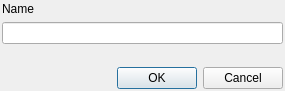
<?xml version="1.0" encoding="UTF-8"?>
<ui version="4.0">
 <class>NameDialog</class>
 <widget class="QDialog" name="NameDialog">
  <property name="geometry">
   <rect>
    <x>0</x>
    <y>0</y>
    <width>285</width>
    <height>91</height>
   </rect>
  </property>
  <property name="windowTitle">
   <string>Dialog</string>
  </property>
  <layout class="QVBoxLayout" name="verticalLayout_2">
   <property name="spacing">
    <number>2</number>
   </property>
   <property name="leftMargin">
    <number>2</number>
   </property>
   <property name="topMargin">
    <number>2</number>
   </property>
   <property name="rightMargin">
    <number>2</number>
   </property>
   <property name="bottomMargin">
    <number>2</number>
   </property>
   <item>
    <layout class="QVBoxLayout" name="verticalLayout">
     <property name="spacing">
      <number>6</number>
     </property>
     <item>
      <widget class="QLabel" name="nameLabel">
       <property name="text">
        <string>Name</string>
       </property>
      </widget>
     </item>
     <item>
      <widget class="QLineEdit" name="nameLineEdit"/>
     </item>
     <item>
      <spacer name="verticalSpacer">
       <property name="orientation">
        <enum>Qt::Vertical</enum>
       </property>
       <property name="sizeHint" stdset="0">
        <size>
         <width>20</width>
         <height>40</height>
        </size>
       </property>
      </spacer>
     </item>
     <item>
      <widget class="QDialogButtonBox" name="okCancelButtonBox">
       <property name="orientation">
        <enum>Qt::Horizontal</enum>
       </property>
       <property name="standardButtons">
        <set>QDialogButtonBox::Cancel|QDialogButtonBox::Ok</set>
       </property>
      </widget>
     </item>
    </layout>
   </item>
  </layout>
 </widget>
 <resources/>
 <connections>
  <connection>
   <sender>okCancelButtonBox</sender>
   <signal>accepted()</signal>
   <receiver>NameDialog</receiver>
   <slot>accept()</slot>
   <hints>
    <hint type="sourcelabel">
     <x>248</x>
     <y>254</y>
    </hint>
    <hint type="destinationlabel">
     <x>157</x>
     <y>274</y>
    </hint>
   </hints>
  </connection>
  <connection>
   <sender>okCancelButtonBox</sender>
   <signal>rejected()</signal>
   <receiver>NameDialog</receiver>
   <slot>reject()</slot>
   <hints>
    <hint type="sourcelabel">
     <x>316</x>
     <y>260</y>
    </hint>
    <hint type="destinationlabel">
     <x>286</x>
     <y>274</y>
    </hint>
   </hints>
  </connection>
 </connections>
</ui>
